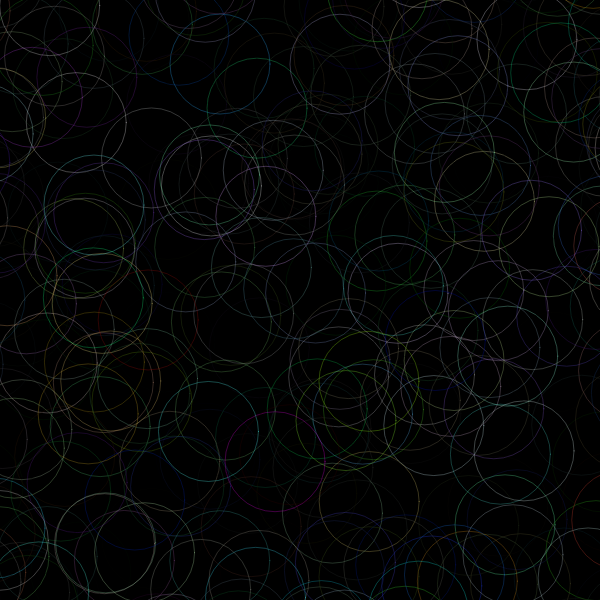
Frame 1 (no input)
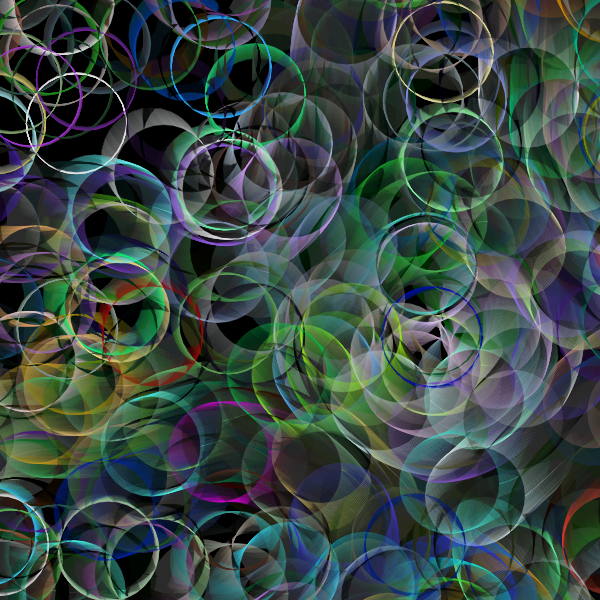
Frame 60 (no input)
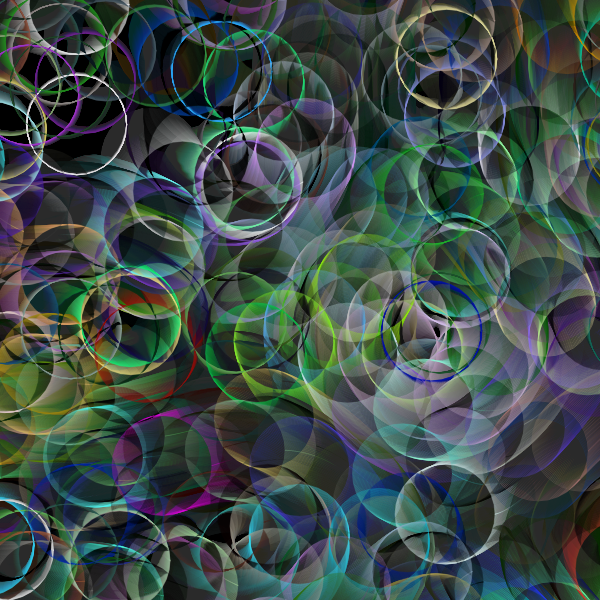
Frame 120 (the mouse pressed at the canvas centre since frame 60)

The p5.js sketch that drew these frames (run headless with seeded random() and noise() and a simulated clock; from frame 60 on, the mouse is pressed at the canvas centre):

// p5.js sketch
// ── sketch.js
//forked from: ISM by garabatsopr
// set weights for each color 

var weights = [1, 1, 1, 1];
// number of drawing agents 

var nAgents = 90;

let agent = [];

let border = 700;

// set spinning direction (plus or minus)

var direction = -1;

function setup() {
  w = 600;
  var canvas;
    if(windowWidth>=600 && windowHeight >=600){
      canvas = createCanvas(600, 600);
    }
    else{
      canvas = createCanvas(windowWidth, windowHeight - 100);
    }

  var x = (windowWidth - width) / 2;
  var y = (windowHeight - height) / 2;

  canvas.position(x, y);
  background(0);
  noStroke();
  colorMode(HSB, 360, 100, 100, 100);
  rectMode(CENTER)
  drawGrid()

}


function drawGrid()
{ 
  noFill();
  randomSeed(12345);
  for(let i=0; i < 20;i++)
  {
    beginShape();
      for(let i = 0; i < 20;i++)
      {
        let xx = random(border,width-border);
        let yy = random(border,height-border);
        curveVertex(xx,yy);
        agent.push(new Agent(xx,yy));
      }
    endShape(CLOSE);
  }
  
  
}

function draw() {
  background(0, 1)
  
  if(frameCount > 10000)
  {
      noLoop();   
  }

  push();
  
  translate(0,0);

  for (let i = 0; i < agent.length; i++) {
      agent[i].update();
  } 
  
  pop();
}

// paintining agent 


class Agent {
  constructor(x,y) {
  
    this.p = createVector(x,y);
    
    this.pOld = createVector(this.p.x, this.p.y);

    this.step = 0.5;
    
    this.scale = 3;
    
    this.color = color(random(300), random(100), random(100))
    
    this.direction = 1;
    
    //this.strokeWidth = random(1,2);
    this.strokeWidth = 0.1;
    
    this.rr = random(0,1);
    
    this.ang = random(0,PI);
  }
  
  getPartner() {
    return this.partner;
  }

  getP() {
    return this.p;
  }
  
  getColor(){
    return this.color;
  }


  update() {
    

    this.p.x += this.direction * vector_field(this.p.x, this.p.y,this.scale).x * this.step;
    this.p.y += this.direction * vector_field(this.p.x, this.p.y,this.scale).y * this.step;

    strokeWeight(0.3);
    stroke(this.color, 10);
    


    ellipse(this.pOld.x, this.pOld.y, 100, 100);

      
  
    this.pOld.set(this.p);
  }

}

// vector field function 
// the painting agents follow the flow defined 
// by this function 


function vector_field(x, y,myScale) {

  x = map(x, border, width-border, 0, myScale);
  y = map(y, border, height-border,0, myScale);

  let k1 = 5;
  let k2 = 3;

  //let u = sin(k1 * y) + cos(k2 * y) + map(noise(x,y),0,1,-5,5);
  //let v = sin(k2 * x) - cos(k1 * x) + map(noise(x,y),0,1,-5,5);

  let u = sin(k1 * y) + cos(k2 * y) + 0.01;
  let v = sin(k2 * x) - cos(k1 * x) + 0.01;
  
  return createVector(u,v);
}
